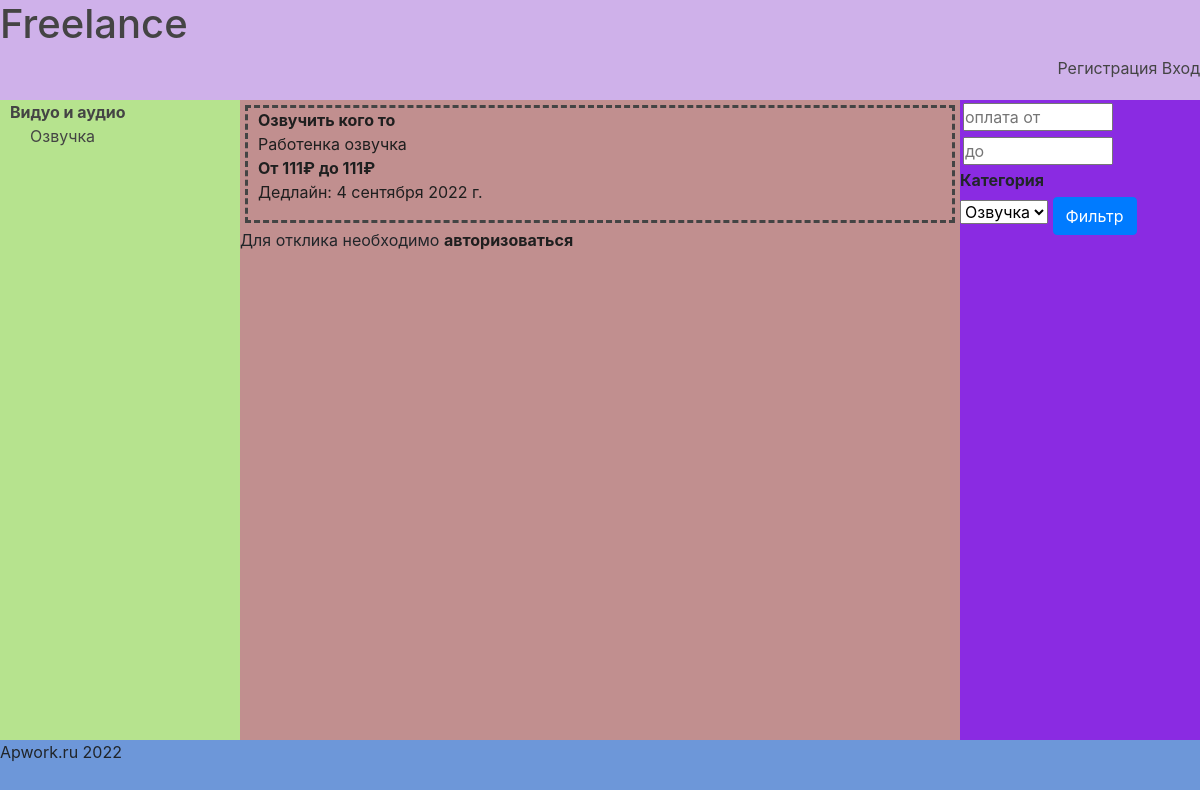
Page /job/1 on the earlier database version.
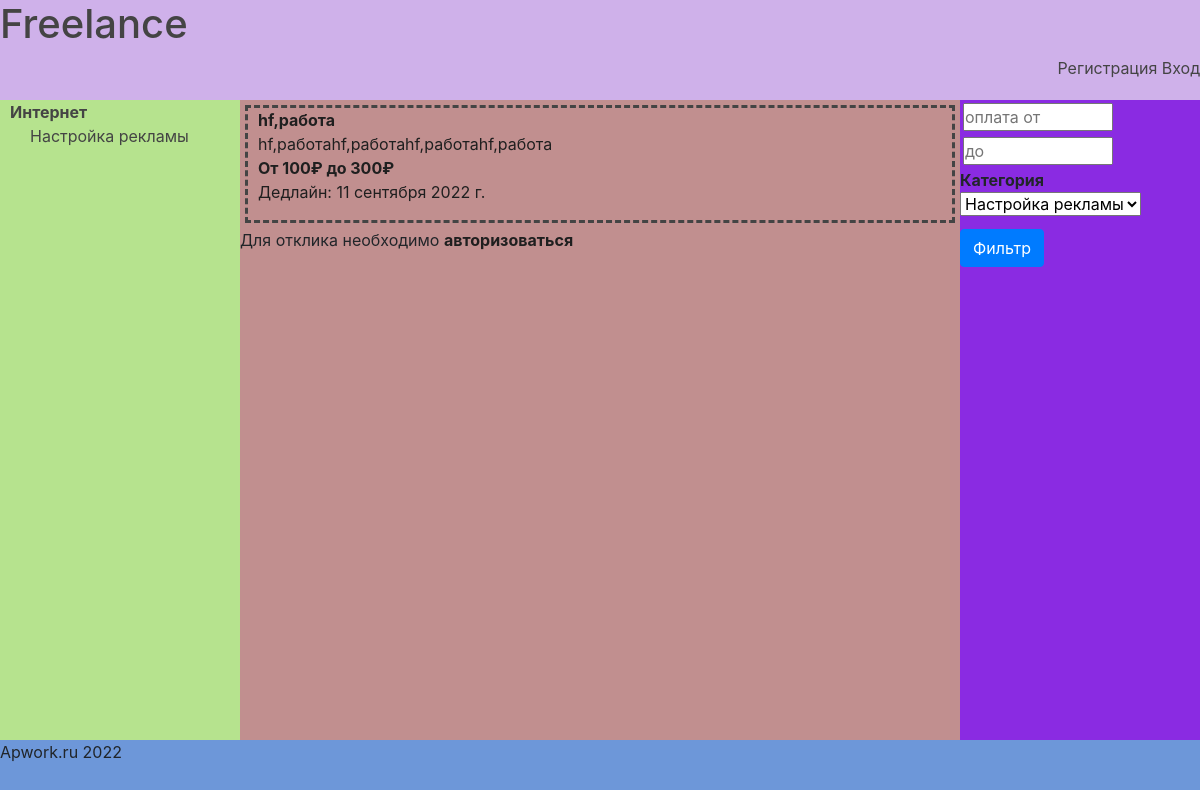
Same page on the later database version.
### main/models.py (models this page shows, shortened)
class SubCategory(models.Model):
    tittle_sub_cat = models.CharField(max_length=50, verbose_name='Подкатегория')
    category = models.ForeignKey('Category', on_delete=models.PROTECT, verbose_name='Категория')
    slug_sub_cat = models.SlugField(unique=True, verbose_name='URL', max_length=150, primary_key=True)
    class Meta:
        verbose_name = 'Подкатегория'
        verbose_name_plural = 'Подкатегории'

class Category(models.Model):
    title_cat = models.CharField(max_length=50, verbose_name='Категория')
    slug_cat = models.SlugField(unique=True, verbose_name='URL', max_length=100)
    class Meta:
        verbose_name = 'Категория'
        verbose_name_plural = 'Категории'

class Job(models.Model):
    title = models.CharField(max_length=150, verbose_name='Название')
    description = models.TextField(max_length=2000, verbose_name='Описание')
    expired_date = models.DateField(help_text='Необходимо завершить до', null=True, verbose_name='Дедлайн', blank=True)
    create_date = models.DateTimeField(auto_now_add=True, verbose_name='Дата создания')
    author = models.ForeignKey(AdvUser, on_delete=models.CASCADE, verbose_name='Работодатель')
    executor = models.ForeignKey(AdvUser, on_delete=models.PROTECT, related_name='executor',
                                 null=True, verbose_name='Исполнитель')
    min_price = models.PositiveIntegerField(blank=True, verbose_name='Минимальная оплата')
    max_price = models.PositiveIntegerField(blank=False, null=False, verbose_name='Максимальная оплата')
    is_active = models.BooleanField(default=True, verbose_name='Активно')
    processing = models.BooleanField(default=False, verbose_name='В работе')
    offer = models.PositiveIntegerField(blank=True, default=0)
    category = models.ForeignKey('SubCategory', on_delete=models.PROTECT, verbose_name='Категория')
    class Meta:
        verbose_name = 'Работа'
        verbose_name_plural = 'Работа'

### main/views.py (the view)
# urls.py: path('job/<int:pk>', views.job_view, name='job_view'),
def job_view(request, pk):
    context = {'form': Job.objects.get(pk=pk)}
    return render(request, 'detail_job.html', context)

### main/midlewares.py (called while the page is built)
def category_context_processor(request):
    if request.method == 'GET' or 'category' in request.POST:
        context = {'category': SubCategory.objects.all(),
                   "keyword": "",
                   'all': ""}
        return context
    else:
        return {'nothing': 'OK'}

### templates/detail_job.html
{% extends 'basic.html' %}
{% block content %}
    <div class="block-job">
        <ul>
                <li><strong>{{ form.title }}</strong></li>
            <li>{{ form.description }}</li>
            <li><strong>От {{ form.min_price }}₽ до {{ form.max_price }}₽</strong></li>
            <li>Дедлайн: {{ form.expired_date }}</li>
        </ul>
    </div>
    {% if user.is_authenticated %}
        <div class="button-send" style="float: left; padding-right: 10px">
            <form action="{% url 'send_proposal' %}" method="get">
                <input type="hidden" name="employer" value="{{ form.author.id }}">
                <input type="hidden"  name="job_id" value="{{ form.id }}">
                <button type="submit">Откликнуться</button>
            </form>
        </div>
        <form action="{% url 'chat' %}" method="get">
            <input type="hidden"  name="sender" value="{{ user.username }}">
            <input type="hidden"  name="author" value="{{ form.author }}">
            <input type="hidden"  name="job_name" value="{{ form.title }}">
            <input type="hidden"  name="chat_id" value="{{ form.id }}">
            <button type="submit">Сообщение</button>
        </form>
        {% else %}
        <p>Для отклика необходимо <a href="{% url 'login' %}"><strong style="color: #1f1f1f">авторизоваться</strong></a></p>
    {% endif %}
{% endblock %}

### templates/basic.html (shortened to what this page needs)
{% load static %}
{% load bootstrap4 %}
<!doctype html>
<html lang="ru">
<head>
    <link rel="stylesheet" href="{% static 'style/style.css' %}">
    {% bootstrap_css %}
</head>
<body>
<div id="main">
    <div id="header">
        <a href="{% url 'home' %}"><h1>Freelance</h1></a>
        <ul>
            {% if request.user.is_authenticated %}
                <a href="{% url 'account' %}">
                    <li>Профиль</li>
                </a>
                <li><a href="{% url 'logout' %}">Выход</a></li>
            {% else %}
                <li><a href="{% url 'register' %}">Регистрация</a></li>
                <li><a href="{% url 'login' %}">Вход</a></li>
                </ul>
            {% endif %}
    </div>
    <div id="menu">
        {% block menu %}
            <ul>
                {% for cat in category %}
                    {% ifchanged cat.category.pk %}
                        <li><b>{{ cat.category.title_cat }}</b></li>
                    {% endifchanged %}
                    <li><a href="{% url 'job_cat_view' cat.slug_sub_cat %}">
                        {{ cat.tittle_sub_cat }}</a></li>
                {% endfor %}
            </ul>
        {% endblock %}
    </div>
    <div id="content">
        {% block content %}{% endblock %}
    </div>
    <div id="filter">
        {% block filter %}
            <form action="{% url 'filter' %}" method="post">
                <input type="number" class="filter-form" name="min_price" placeholder="оплата от" value="{{ min }}"/>
                <input type="number" class="filter-form" name="max_price" placeholder="до" value="{{ max }}"/>
                <strong>Категория</strong><br>
                <label>
                    <select name="category">
                        {% for cat in category %}
                            <option value="{{ cat.slug_sub_cat }}">{{ cat.tittle_sub_cat }}</option>
                        {% endfor %}
                    </select>
                </label>
                <button style="margin-top: 5px" type="submit" class="btn btn-primary">Фильтр</button>
            </form>
        {% endblock %}
    </div>
    <div id="footer">
        <p>Apwork.ru {% now "Y" %}</p>
    </div>
</div>
</body>
</html>

Differences in the rows shown:
removed SubCategory: category.title_cat "Видуо и аудио", tittle_sub_cat "Озвучка"
added SubCategory: category.title_cat "Интернет", tittle_sub_cat "Настройка рекламы"
changed Job: title "Озвучить кого то" → "hf,работа"; description "Работенка озвучка" → "hf,работаhf,работаhf,работаhf,работа"; min_price "111" → "100"; max_price "111" → "300"; expired_date "4 сентября 2022 г." → "11 сентября 2022 г."
Other differences:
form field category: "Озвучка" → "Настройка рекламы"
